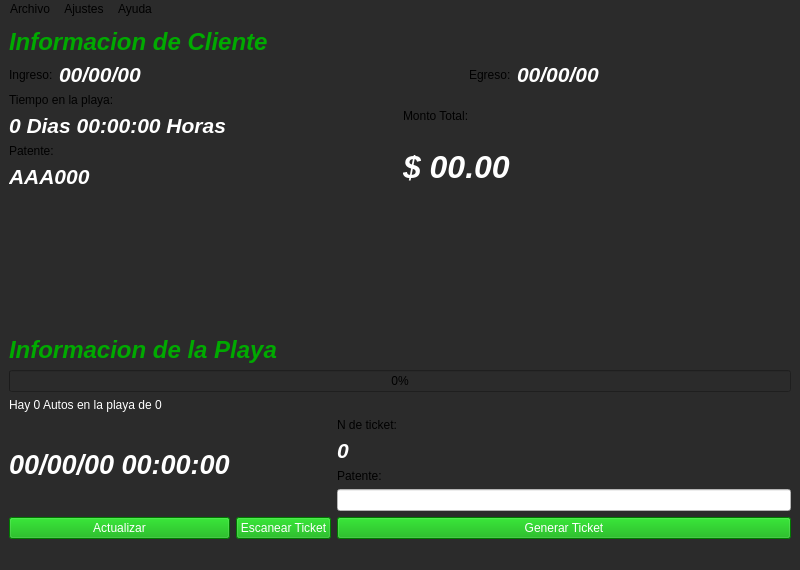
<?xml version="1.0" encoding="UTF-8"?>
<ui version="4.0">
 <class>MainWindow</class>
 <widget class="QMainWindow" name="MainWindow">
  <property name="geometry">
   <rect>
    <x>0</x>
    <y>0</y>
    <width>800</width>
    <height>570</height>
   </rect>
  </property>
  <property name="minimumSize">
   <size>
    <width>800</width>
    <height>500</height>
   </size>
  </property>
  <property name="palette">
   <palette>
    <active>
     <colorrole role="WindowText">
      <brush brushstyle="SolidPattern">
       <color alpha="255">
        <red>255</red>
        <green>255</green>
        <blue>255</blue>
       </color>
      </brush>
     </colorrole>
     <colorrole role="Button">
      <brush brushstyle="SolidPattern">
       <color alpha="255">
        <red>43</red>
        <green>43</green>
        <blue>43</blue>
       </color>
      </brush>
     </colorrole>
     <colorrole role="Light">
      <brush brushstyle="SolidPattern">
       <color alpha="255">
        <red>93</red>
        <green>93</green>
        <blue>93</blue>
       </color>
      </brush>
     </colorrole>
     <colorrole role="Midlight">
      <brush brushstyle="SolidPattern">
       <color alpha="255">
        <red>77</red>
        <green>77</green>
        <blue>77</blue>
       </color>
      </brush>
     </colorrole>
     <colorrole role="Dark">
      <brush brushstyle="SolidPattern">
       <color alpha="255">
        <red>31</red>
        <green>31</green>
        <blue>31</blue>
       </color>
      </brush>
     </colorrole>
     <colorrole role="Mid">
      <brush brushstyle="SolidPattern">
       <color alpha="255">
        <red>41</red>
        <green>41</green>
        <blue>41</blue>
       </color>
      </brush>
     </colorrole>
     <colorrole role="Text">
      <brush brushstyle="SolidPattern">
       <color alpha="255">
        <red>255</red>
        <green>255</green>
        <blue>255</blue>
       </color>
      </brush>
     </colorrole>
     <colorrole role="BrightText">
      <brush brushstyle="SolidPattern">
       <color alpha="255">
        <red>255</red>
        <green>255</green>
        <blue>255</blue>
       </color>
      </brush>
     </colorrole>
     <colorrole role="ButtonText">
      <brush brushstyle="SolidPattern">
       <color alpha="255">
        <red>255</red>
        <green>255</green>
        <blue>255</blue>
       </color>
      </brush>
     </colorrole>
     <colorrole role="Base">
      <brush brushstyle="SolidPattern">
       <color alpha="255">
        <red>43</red>
        <green>43</green>
        <blue>43</blue>
       </color>
      </brush>
     </colorrole>
     <colorrole role="Window">
      <brush brushstyle="SolidPattern">
       <color alpha="255">
        <red>43</red>
        <green>43</green>
        <blue>43</blue>
       </color>
      </brush>
     </colorrole>
     <colorrole role="Shadow">
      <brush brushstyle="SolidPattern">
       <color alpha="255">
        <red>0</red>
        <green>0</green>
        <blue>0</blue>
       </color>
      </brush>
     </colorrole>
     <colorrole role="AlternateBase">
      <brush brushstyle="SolidPattern">
       <color alpha="255">
        <red>31</red>
        <green>31</green>
        <blue>31</blue>
       </color>
      </brush>
     </colorrole>
     <colorrole role="ToolTipBase">
      <brush brushstyle="SolidPattern">
       <color alpha="255">
        <red>255</red>
        <green>255</green>
        <blue>220</blue>
       </color>
      </brush>
     </colorrole>
     <colorrole role="ToolTipText">
      <brush brushstyle="SolidPattern">
       <color alpha="255">
        <red>0</red>
        <green>0</green>
        <blue>0</blue>
       </color>
      </brush>
     </colorrole>
    </active>
    <inactive>
     <colorrole role="WindowText">
      <brush brushstyle="SolidPattern">
       <color alpha="255">
        <red>255</red>
        <green>255</green>
        <blue>255</blue>
       </color>
      </brush>
     </colorrole>
     <colorrole role="Button">
      <brush brushstyle="SolidPattern">
       <color alpha="255">
        <red>43</red>
        <green>43</green>
        <blue>43</blue>
       </color>
      </brush>
     </colorrole>
     <colorrole role="Light">
      <brush brushstyle="SolidPattern">
       <color alpha="255">
        <red>93</red>
        <green>93</green>
        <blue>93</blue>
       </color>
      </brush>
     </colorrole>
     <colorrole role="Midlight">
      <brush brushstyle="SolidPattern">
       <color alpha="255">
        <red>77</red>
        <green>77</green>
        <blue>77</blue>
       </color>
      </brush>
     </colorrole>
     <colorrole role="Dark">
      <brush brushstyle="SolidPattern">
       <color alpha="255">
        <red>31</red>
        <green>31</green>
        <blue>31</blue>
       </color>
      </brush>
     </colorrole>
     <colorrole role="Mid">
      <brush brushstyle="SolidPattern">
       <color alpha="255">
        <red>41</red>
        <green>41</green>
        <blue>41</blue>
       </color>
      </brush>
     </colorrole>
     <colorrole role="Text">
      <brush brushstyle="SolidPattern">
       <color alpha="255">
        <red>255</red>
        <green>255</green>
        <blue>255</blue>
       </color>
      </brush>
     </colorrole>
     <colorrole role="BrightText">
      <brush brushstyle="SolidPattern">
       <color alpha="255">
        <red>255</red>
        <green>255</green>
        <blue>255</blue>
       </color>
      </brush>
     </colorrole>
     <colorrole role="ButtonText">
      <brush brushstyle="SolidPattern">
       <color alpha="255">
        <red>255</red>
        <green>255</green>
        <blue>255</blue>
       </color>
      </brush>
     </colorrole>
     <colorrole role="Base">
      <brush brushstyle="SolidPattern">
       <color alpha="255">
        <red>43</red>
        <green>43</green>
        <blue>43</blue>
       </color>
      </brush>
     </colorrole>
     <colorrole role="Window">
      <brush brushstyle="SolidPattern">
       <color alpha="255">
        <red>43</red>
        <green>43</green>
        <blue>43</blue>
       </color>
      </brush>
     </colorrole>
     <colorrole role="Shadow">
      <brush brushstyle="SolidPattern">
       <color alpha="255">
        <red>0</red>
        <green>0</green>
        <blue>0</blue>
       </color>
      </brush>
     </colorrole>
     <colorrole role="AlternateBase">
      <brush brushstyle="SolidPattern">
       <color alpha="255">
        <red>31</red>
        <green>31</green>
        <blue>31</blue>
       </color>
      </brush>
     </colorrole>
     <colorrole role="ToolTipBase">
      <brush brushstyle="SolidPattern">
       <color alpha="255">
        <red>255</red>
        <green>255</green>
        <blue>220</blue>
       </color>
      </brush>
     </colorrole>
     <colorrole role="ToolTipText">
      <brush brushstyle="SolidPattern">
       <color alpha="255">
        <red>0</red>
        <green>0</green>
        <blue>0</blue>
       </color>
      </brush>
     </colorrole>
    </inactive>
    <disabled>
     <colorrole role="WindowText">
      <brush brushstyle="SolidPattern">
       <color alpha="255">
        <red>31</red>
        <green>31</green>
        <blue>31</blue>
       </color>
      </brush>
     </colorrole>
     <colorrole role="Button">
      <brush brushstyle="SolidPattern">
       <color alpha="255">
        <red>43</red>
        <green>43</green>
        <blue>43</blue>
       </color>
      </brush>
     </colorrole>
     <colorrole role="Light">
      <brush brushstyle="SolidPattern">
       <color alpha="255">
        <red>93</red>
        <green>93</green>
        <blue>93</blue>
       </color>
      </brush>
     </colorrole>
     <colorrole role="Midlight">
      <brush brushstyle="SolidPattern">
       <color alpha="255">
        <red>77</red>
        <green>77</green>
        <blue>77</blue>
       </color>
      </brush>
     </colorrole>
     <colorrole role="Dark">
      <brush brushstyle="SolidPattern">
       <color alpha="255">
        <red>31</red>
        <green>31</green>
        <blue>31</blue>
       </color>
      </brush>
     </colorrole>
     <colorrole role="Mid">
      <brush brushstyle="SolidPattern">
       <color alpha="255">
        <red>41</red>
        <green>41</green>
        <blue>41</blue>
       </color>
      </brush>
     </colorrole>
     <colorrole role="Text">
      <brush brushstyle="SolidPattern">
       <color alpha="255">
        <red>31</red>
        <green>31</green>
        <blue>31</blue>
       </color>
      </brush>
     </colorrole>
     <colorrole role="BrightText">
      <brush brushstyle="SolidPattern">
       <color alpha="255">
        <red>255</red>
        <green>255</green>
        <blue>255</blue>
       </color>
      </brush>
     </colorrole>
     <colorrole role="ButtonText">
      <brush brushstyle="SolidPattern">
       <color alpha="255">
        <red>31</red>
        <green>31</green>
        <blue>31</blue>
       </color>
      </brush>
     </colorrole>
     <colorrole role="Base">
      <brush brushstyle="SolidPattern">
       <color alpha="255">
        <red>43</red>
        <green>43</green>
        <blue>43</blue>
       </color>
      </brush>
     </colorrole>
     <colorrole role="Window">
      <brush brushstyle="SolidPattern">
       <color alpha="255">
        <red>43</red>
        <green>43</green>
        <blue>43</blue>
       </color>
      </brush>
     </colorrole>
     <colorrole role="Shadow">
      <brush brushstyle="SolidPattern">
       <color alpha="255">
        <red>0</red>
        <green>0</green>
        <blue>0</blue>
       </color>
      </brush>
     </colorrole>
     <colorrole role="AlternateBase">
      <brush brushstyle="SolidPattern">
       <color alpha="255">
        <red>62</red>
        <green>62</green>
        <blue>62</blue>
       </color>
      </brush>
     </colorrole>
     <colorrole role="ToolTipBase">
      <brush brushstyle="SolidPattern">
       <color alpha="255">
        <red>255</red>
        <green>255</green>
        <blue>220</blue>
       </color>
      </brush>
     </colorrole>
     <colorrole role="ToolTipText">
      <brush brushstyle="SolidPattern">
       <color alpha="255">
        <red>0</red>
        <green>0</green>
        <blue>0</blue>
       </color>
      </brush>
     </colorrole>
    </disabled>
   </palette>
  </property>
  <property name="windowTitle">
   <string>Estacionamiento</string>
  </property>
  <property name="windowIcon">
   <iconset>
    <normaloff>../../../Downloads/then.png</normaloff>../../../Downloads/then.png</iconset>
  </property>
  <property name="autoFillBackground">
   <bool>false</bool>
  </property>
  <property name="styleSheet">
   <string notr="true"> background-color: rgb(43, 43, 43)</string>
  </property>
  <widget class="QWidget" name="centralwidget">
   <layout class="QVBoxLayout" name="verticalLayout">
    <item>
     <widget class="QLabel" name="lbl_infoC">
      <property name="font">
       <font>
        <pointsize>18</pointsize>
        <weight>75</weight>
        <italic>true</italic>
        <bold>true</bold>
       </font>
      </property>
      <property name="styleSheet">
       <string notr="true">color: rgb(0, 170, 0)</string>
      </property>
      <property name="text">
       <string>Informacion de Cliente</string>
      </property>
     </widget>
    </item>
    <item>
     <layout class="QHBoxLayout" name="horizontalLayout_6">
      <item>
       <layout class="QHBoxLayout" name="horizontalLayout_4">
        <item>
         <widget class="QLabel" name="lbl_ingreso">
          <property name="styleSheet">
           <string notr="true">color: rgb(0, 0, 0)</string>
          </property>
          <property name="text">
           <string>Ingreso:</string>
          </property>
         </widget>
        </item>
        <item>
         <widget class="QLabel" name="lbl_ingr_date">
          <property name="font">
           <font>
            <pointsize>16</pointsize>
            <weight>75</weight>
            <italic>true</italic>
            <bold>true</bold>
           </font>
          </property>
          <property name="styleSheet">
           <string notr="true">color: rgb(255, 255, 255)</string>
          </property>
          <property name="text">
           <string>00/00/00</string>
          </property>
         </widget>
        </item>
        <item>
         <spacer name="horizontalSpacer_2">
          <property name="orientation">
           <enum>Qt::Horizontal</enum>
          </property>
          <property name="sizeHint" stdset="0">
           <size>
            <width>40</width>
            <height>20</height>
           </size>
          </property>
         </spacer>
        </item>
        <item>
         <layout class="QHBoxLayout" name="horizontalLayout_5">
          <item>
           <widget class="QLabel" name="lbl_egreso">
            <property name="styleSheet">
             <string notr="true">color: rgb(0, 0, 0)</string>
            </property>
            <property name="text">
             <string>Egreso:</string>
            </property>
           </widget>
          </item>
          <item>
           <widget class="QLabel" name="lbl_egre_date">
            <property name="font">
             <font>
              <pointsize>16</pointsize>
              <weight>75</weight>
              <italic>true</italic>
              <bold>true</bold>
             </font>
            </property>
            <property name="styleSheet">
             <string notr="true">color: rgb(255, 255, 255)</string>
            </property>
            <property name="text">
             <string>00/00/00</string>
            </property>
           </widget>
          </item>
          <item>
           <spacer name="horizontalSpacer_4">
            <property name="orientation">
             <enum>Qt::Horizontal</enum>
            </property>
            <property name="sizeHint" stdset="0">
             <size>
              <width>40</width>
              <height>20</height>
             </size>
            </property>
           </spacer>
          </item>
         </layout>
        </item>
       </layout>
      </item>
     </layout>
    </item>
    <item>
     <layout class="QVBoxLayout" name="verticalLayout_2">
      <item>
       <layout class="QHBoxLayout" name="horizontalLayout_3">
        <item>
         <layout class="QVBoxLayout" name="verticalLayout_6">
          <item>
           <widget class="QLabel" name="lbl_tiempo_playa">
            <property name="styleSheet">
             <string notr="true">color: rgb(0, 0, 0)</string>
            </property>
            <property name="text">
             <string>Tiempo en la playa:</string>
            </property>
           </widget>
          </item>
          <item>
           <widget class="QLabel" name="lbl_tplaya">
            <property name="font">
             <font>
              <pointsize>16</pointsize>
              <weight>75</weight>
              <italic>true</italic>
              <bold>true</bold>
             </font>
            </property>
            <property name="styleSheet">
             <string notr="true">color: rgb(255, 255, 255)</string>
            </property>
            <property name="text">
             <string>0 Dias 00:00:00 Horas</string>
            </property>
           </widget>
          </item>
          <item>
           <widget class="QLabel" name="lbl_patente_display">
            <property name="styleSheet">
             <string notr="true">color: rgb(0, 0, 0)</string>
            </property>
            <property name="text">
             <string>Patente:</string>
            </property>
           </widget>
          </item>
          <item>
           <widget class="QLabel" name="lbl_patente">
            <property name="font">
             <font>
              <pointsize>16</pointsize>
              <weight>75</weight>
              <italic>true</italic>
              <bold>true</bold>
             </font>
            </property>
            <property name="styleSheet">
             <string notr="true">color: rgb(255, 255, 255)</string>
            </property>
            <property name="text">
             <string>AAA000</string>
            </property>
           </widget>
          </item>
         </layout>
        </item>
        <item>
         <layout class="QVBoxLayout" name="verticalLayout_7">
          <item>
           <widget class="QLabel" name="lbl_monto">
            <property name="styleSheet">
             <string notr="true">color: rgb(0, 0, 0)</string>
            </property>
            <property name="text">
             <string>Monto Total:</string>
            </property>
           </widget>
          </item>
          <item>
           <widget class="QLabel" name="lblmoney">
            <property name="font">
             <font>
              <pointsize>24</pointsize>
              <weight>75</weight>
              <italic>true</italic>
              <bold>true</bold>
             </font>
            </property>
            <property name="styleSheet">
             <string notr="true">color: rgb(255, 255, 255)</string>
            </property>
            <property name="text">
             <string>$ 00.00</string>
            </property>
           </widget>
          </item>
         </layout>
        </item>
       </layout>
      </item>
      <item>
       <spacer name="verticalSpacer">
        <property name="orientation">
         <enum>Qt::Vertical</enum>
        </property>
        <property name="sizeHint" stdset="0">
         <size>
          <width>20</width>
          <height>40</height>
         </size>
        </property>
       </spacer>
      </item>
      <item>
       <widget class="QLabel" name="lbl_infoP">
        <property name="font">
         <font>
          <pointsize>18</pointsize>
          <weight>75</weight>
          <italic>true</italic>
          <bold>true</bold>
         </font>
        </property>
        <property name="styleSheet">
         <string notr="true">color: rgb(0, 170, 0)</string>
        </property>
        <property name="text">
         <string>Informacion de la Playa</string>
        </property>
       </widget>
      </item>
      <item>
       <widget class="QProgressBar" name="barra">
        <property name="value">
         <number>0</number>
        </property>
       </widget>
      </item>
      <item>
       <widget class="QLabel" name="lbl_cant_autos">
        <property name="layoutDirection">
         <enum>Qt::LeftToRight</enum>
        </property>
        <property name="styleSheet">
         <string notr="true">color: rgb(255, 255, 255)</string>
        </property>
        <property name="text">
         <string>Hay 0 Autos en la playa de 0</string>
        </property>
       </widget>
      </item>
     </layout>
    </item>
    <item>
     <layout class="QHBoxLayout" name="horizontalLayout">
      <item>
       <layout class="QVBoxLayout" name="verticalLayout_5">
        <item>
         <widget class="QLabel" name="lbltime">
          <property name="font">
           <font>
            <pointsize>20</pointsize>
            <weight>75</weight>
            <italic>true</italic>
            <bold>true</bold>
           </font>
          </property>
          <property name="styleSheet">
           <string notr="true">color: rgb(255, 255, 255)</string>
          </property>
          <property name="text">
           <string>00/00/00 00:00:00</string>
          </property>
         </widget>
        </item>
        <item>
         <widget class="QPushButton" name="btn_actual">
          <property name="styleSheet">
           <string notr="true">background-color: rgb(0, 170, 0);
color: rgb(255, 255, 255)</string>
          </property>
          <property name="text">
           <string>Actualizar</string>
          </property>
         </widget>
        </item>
       </layout>
      </item>
      <item>
       <layout class="QVBoxLayout" name="verticalLayout_4">
        <item>
         <widget class="QLabel" name="label_space">
          <property name="text">
           <string/>
          </property>
         </widget>
        </item>
        <item>
         <widget class="QPushButton" name="btn_esc_ticket">
          <property name="styleSheet">
           <string notr="true">background-color: rgb(0, 170, 0);
color: rgb(255, 255, 255)</string>
          </property>
          <property name="text">
           <string>Escanear Ticket</string>
          </property>
         </widget>
        </item>
       </layout>
      </item>
      <item>
       <layout class="QVBoxLayout" name="verticalLayout_9">
        <item>
         <widget class="QLabel" name="lbl_nticketD">
          <property name="styleSheet">
           <string notr="true">color: rgb(0, 0, 0)</string>
          </property>
          <property name="text">
           <string>N de ticket:</string>
          </property>
         </widget>
        </item>
        <item>
         <widget class="QLabel" name="lbl_nticket">
          <property name="font">
           <font>
            <pointsize>16</pointsize>
            <weight>75</weight>
            <italic>true</italic>
            <bold>true</bold>
           </font>
          </property>
          <property name="styleSheet">
           <string notr="true">color: rgb(255, 255, 255)</string>
          </property>
          <property name="text">
           <string>0</string>
          </property>
         </widget>
        </item>
        <item>
         <widget class="QLabel" name="lbl_patente_dysplay2">
          <property name="styleSheet">
           <string notr="true">color: rgb(0,0, 0)</string>
          </property>
          <property name="text">
           <string>Patente:</string>
          </property>
         </widget>
        </item>
        <item>
         <widget class="QLineEdit" name="txtpatente">
          <property name="styleSheet">
           <string notr="true">background-color: rgb(255, 255, 255)</string>
          </property>
         </widget>
        </item>
        <item>
         <widget class="QPushButton" name="btn_gentick">
          <property name="styleSheet">
           <string notr="true">background-color: rgb(0, 170, 0);
color: rgb(255, 255, 255)</string>
          </property>
          <property name="text">
           <string>Generar Ticket</string>
          </property>
         </widget>
        </item>
       </layout>
      </item>
     </layout>
    </item>
   </layout>
  </widget>
  <widget class="QMenuBar" name="menubar">
   <property name="geometry">
    <rect>
     <x>0</x>
     <y>0</y>
     <width>800</width>
     <height>25</height>
    </rect>
   </property>
   <widget class="QMenu" name="menuArchivo">
    <property name="title">
     <string>Archivo</string>
    </property>
   </widget>
   <widget class="QMenu" name="menuAjustes">
    <property name="title">
     <string>Ajustes</string>
    </property>
    <addaction name="cambiardatos"/>
    <addaction name="separator"/>
    <addaction name="actualizar"/>
    <addaction name="close"/>
   </widget>
   <widget class="QMenu" name="menuAyuda">
    <property name="title">
     <string>Ayuda</string>
    </property>
   </widget>
   <addaction name="menuArchivo"/>
   <addaction name="menuAjustes"/>
   <addaction name="menuAyuda"/>
  </widget>
  <widget class="QStatusBar" name="statusbar"/>
  <action name="cambiardatos">
   <property name="text">
    <string>Cambiar Datos</string>
   </property>
  </action>
  <action name="actualizar">
   <property name="text">
    <string>Actualizar</string>
   </property>
  </action>
  <action name="sesion">
   <property name="text">
    <string>Cerrar Sesion</string>
   </property>
  </action>
  <action name="close">
   <property name="text">
    <string>Cerrar Sesion</string>
   </property>
  </action>
 </widget>
 <tabstops>
  <tabstop>txtpatente</tabstop>
  <tabstop>btn_gentick</tabstop>
 </tabstops>
 <resources/>
 <connections>
  <connection>
   <sender>btn_gentick</sender>
   <signal>clicked()</signal>
   <receiver>MainWindow</receiver>
   <slot>generar()</slot>
   <hints>
    <hint type="sourcelabel">
     <x>715</x>
     <y>511</y>
    </hint>
    <hint type="destinationlabel">
     <x>598</x>
     <y>449</y>
    </hint>
   </hints>
  </connection>
  <connection>
   <sender>btn_esc_ticket</sender>
   <signal>clicked()</signal>
   <receiver>MainWindow</receiver>
   <slot>escanear()</slot>
   <hints>
    <hint type="sourcelabel">
     <x>344</x>
     <y>513</y>
    </hint>
    <hint type="destinationlabel">
     <x>518</x>
     <y>345</y>
    </hint>
   </hints>
  </connection>
  <connection>
   <sender>txtpatente</sender>
   <signal>returnPressed()</signal>
   <receiver>MainWindow</receiver>
   <slot>generar()</slot>
   <hints>
    <hint type="sourcelabel">
     <x>679</x>
     <y>478</y>
    </hint>
    <hint type="destinationlabel">
     <x>430</x>
     <y>429</y>
    </hint>
   </hints>
  </connection>
  <connection>
   <sender>btn_actual</sender>
   <signal>clicked()</signal>
   <receiver>MainWindow</receiver>
   <slot>actualizardata()</slot>
   <hints>
    <hint type="sourcelabel">
     <x>168</x>
     <y>515</y>
    </hint>
    <hint type="destinationlabel">
     <x>209</x>
     <y>542</y>
    </hint>
   </hints>
  </connection>
 </connections>
 <slots>
  <slot>generar()</slot>
  <slot>escanear()</slot>
  <slot>actualizardata()</slot>
  <slot>changedata()</slot>
  <slot>reloj()</slot>
 </slots>
</ui>
